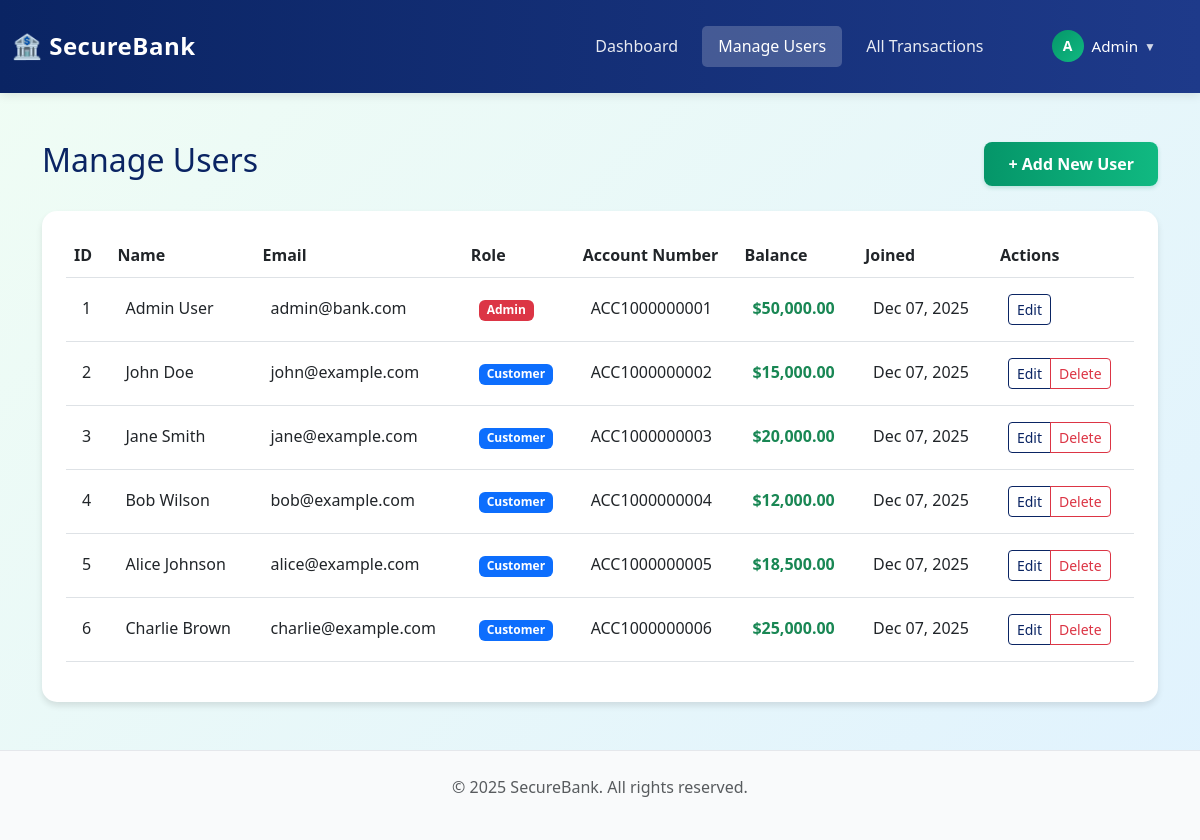
/admin/manage_users.php (signed in), run on the app's committed database.
### tables this page shows
CREATE TABLE accounts (
    account_id INT AUTO_INCREMENT PRIMARY KEY,
    user_id INT NOT NULL,
    account_number VARCHAR(20) UNIQUE NOT NULL,
    current_balance DECIMAL(15, 2) DEFAULT 10000.00,
    created_at TIMESTAMP DEFAULT CURRENT_TIMESTAMP,
    updated_at TIMESTAMP DEFAULT CURRENT_TIMESTAMP ON UPDATE CURRENT_TIMESTAMP,
    FOREIGN KEY (user_id) REFERENCES users(user_id) ON DELETE CASCADE,
    INDEX idx_user_id (user_id),
    INDEX idx_account_number (account_number)
);

CREATE TABLE users (
    user_id INT AUTO_INCREMENT PRIMARY KEY,
    name VARCHAR(100) NOT NULL,
    email VARCHAR(100) UNIQUE NOT NULL,
    password_hash VARCHAR(255) NOT NULL,
    role ENUM('Admin', 'Customer') DEFAULT 'Customer',
    created_at TIMESTAMP DEFAULT CURRENT_TIMESTAMP,
    updated_at TIMESTAMP DEFAULT CURRENT_TIMESTAMP ON UPDATE CURRENT_TIMESTAMP,
    INDEX idx_email (email),
    INDEX idx_role (role)
);

### admin/manage_users.php (the view, shortened to what this page needs)
<?php
$conn = getDBConnection();
$firstName = explode(' ', $_SESSION['name'])[0];
$users = $conn->query("
    SELECT u.*, a.account_number, a.current_balance
    FROM users u
    LEFT JOIN accounts a ON u.user_id = a.user_id
    ORDER BY u.created_at DESC
");
?>
<!DOCTYPE html>
<html lang="en">
<head>
    <link href="https://cdn.jsdelivr.net/npm/bootstrap@5.3.0/dist/css/bootstrap.min.css" rel="stylesheet">
    <link rel="stylesheet" href="../assets/css/custom.css">
</head>
<body>
    <nav class="navbar navbar-expand-lg navbar-dark navbar-custom">
        <div class="container-fluid">
            <a class="navbar-brand fw-bold" href="dashboard.php">🏦 SecureBank</a>
            <div class="collapse navbar-collapse" id="navbarNav">
                <ul class="navbar-nav ms-auto align-items-center">
                    <li class="nav-item">
                        <a class="nav-link" href="dashboard.php">Dashboard</a>
                    </li>
                    <li class="nav-item">
                        <a class="nav-link active" href="manage_users.php">Manage Users</a>
                    </li>
                    <li class="nav-item">
                        <a class="nav-link" href="view_transactions.php">All Transactions</a>
                    </li>
                    <li class="nav-item dropdown user-profile-menu ms-3">
                        <a class="nav-link dropdown-toggle p-0" href="#" id="userDropdown" role="button"
                           data-bs-toggle="dropdown" aria-expanded="false" style="text-decoration: none;">
                            <span class="user-display">
                                <span class="user-avatar"><?php echo strtoupper(substr($firstName, 0, 1)); ?></span>
                                <span><?php echo htmlspecialchars($firstName); ?></span>
                                <span class="dropdown-arrow">▼</span>
                            </span>
                        </a>
                    </li>
                </ul>
            </div>
        </div>
    </nav>
    <div class="container mt-5">
        <div class="d-flex justify-content-between align-items-center mb-4">
            <h2 style="color: var(--primary-blue);">Manage Users</h2>
            <a href="create_user.php" class="btn btn-primary-custom">
                + Add New User
            </a>
        </div>
        <div class="card card-custom">
            <div class="card-body">
                <div class="table-responsive">
                    <table class="table table-hover">
                        <thead class="table-custom">
                            <tr>
                                <th>ID</th>
                                <th>Name</th>
                                <th>Email</th>
                                <th>Role</th>
                                <th>Account Number</th>
                                <th>Balance</th>
                                <th>Joined</th>
                                <th>Actions</th>
                            </tr>
                        </thead>
                        <tbody>
                            <?php while ($user = $users->fetch_assoc()): ?>
                                <tr>
                                    <td><?php echo $user['user_id']; ?></td>
                                    <td><?php echo htmlspecialchars($user['name']); ?></td>
                                    <td><?php echo htmlspecialchars($user['email']); ?></td>
                                    <td>
                                        <span class="badge <?php echo $user['role'] === 'Admin' ? 'bg-danger' : 'bg-primary'; ?>">
                                            <?php echo $user['role']; ?>
                                        </span>
                                    </td>
                                    <td><?php echo htmlspecialchars($user['account_number'] ?? 'N/A'); ?></td>
                                    <td class="text-success fw-bold">
                                        $<?php echo number_format($user['current_balance'] ?? 0, 2); ?>
                                    </td>
                                    <td><?php echo date('M d, Y', strtotime($user['created_at'])); ?></td>
                                    <td>
                                        <div class="btn-group btn-group-sm" role="group">
                                            <a href="edit_user.php?id=<?php echo $user['user_id']; ?>"
                                               class="btn btn-outline-primary">Edit</a>
                                            <?php if ($user['user_id'] != $_SESSION['user_id']): ?>
                                                <button type="button"
                                                        class="btn btn-outline-danger"
                                                        onclick="confirmDelete(<?php echo $user['user_id']; ?>, '<?php echo htmlspecialchars($user['name']); ?>')">
                                                    Delete
                                                </button>
                                            <?php endif; ?>
                                        </div>
                                    </td>
                                </tr>
                            <?php endwhile; ?>
                        </tbody>
                    </table>
                </div>
            </div>
        </div>
    </div>
    <footer class="mt-5 py-4 text-center text-muted">
        <p>&copy; 2025 SecureBank. All rights reserved.</p>
    </footer>
</body>
</html>

### assets/css/custom.css (style rules this page uses)
:root { --primary-blue: #0a2463; --secondary-blue: #1e3a8a; --primary-green: #059669; --secondary-green: #10b981; --light-bg: #f0fdf4; --dark-text: #1f2937; --light-text: #6b7280; --success-color: #059669; --danger-color: #dc2626; --warning-color: #f59e0b; --info-color: #0284c7; }
* { margin: 0; padding: 0; box-sizing: border-box; }
body { font-family: 'Segoe UI', Tahoma, Geneva, Verdana, sans-serif; background: linear-gradient(135deg, var(--light-bg) 0%, #e0f2fe 100%); min-height: 100vh; color: var(--dark-text); line-height: 1.6; }
.navbar-custom { background: linear-gradient(90deg, var(--primary-blue) 0%, var(--secondary-blue) 100%); box-shadow: 0 2px 10px rgba(0, 0, 0, 0.1); padding: 1rem 0; }
.navbar-brand { font-size: 1.5rem; font-weight: 700; color: white !important; letter-spacing: 0.5px; }
.navbar-custom .nav-link { color: rgba(255, 255, 255, 0.9) !important; font-weight: 500; padding: 0.5rem 1rem !important; transition: all 0.3s ease; border-radius: 5px; margin: 0 0.25rem; }
.navbar-custom .nav-link.active { color: white !important; background: rgba(255, 255, 255, 0.2); }
.btn-primary-custom { background: linear-gradient(90deg, var(--primary-green) 0%, var(--secondary-green) 100%); border: none; color: white; font-weight: 600; padding: 0.625rem 1.5rem; border-radius: 8px; transition: all 0.3s ease; box-shadow: 0 2px 4px rgba(5, 150, 105, 0.2); }
.btn-outline-primary { border-color: var(--primary-blue); color: var(--primary-blue); }
.card-custom { border: none; border-radius: 15px; box-shadow: 0 4px 6px rgba(0, 0, 0, 0.1); transition: all 0.3s ease; background: white; overflow: hidden; }
.card-body { padding: 1.5rem; }
.table-hover tbody tr { transition: all 0.2s ease; }
.table td { vertical-align: middle; padding: 1rem; }
footer { background-color: #f9fafb; border-top: 1px solid #e5e7eb; margin-top: auto; }
.card-custom { animation: fadeIn 0.5s ease-out; }

### admin/manage_users.php (style rules this page uses)
.user-profile-menu { position: relative; }
.user-avatar { width: 32px; height: 32px; border-radius: 50%; background: linear-gradient(135deg, #059669, #10b981); color: white; display: inline-flex; align-items: center; justify-content: center; font-weight: 600; font-size: 14px; margin-right: 8px; }
.user-display { color: white; font-weight: 500; font-size: 0.95rem; cursor: pointer; padding: 0.4rem 0.75rem; border-radius: 8px; transition: background 0.3s ease; display: inline-flex; align-items: center; }
.navbar .dropdown-toggle::after { display: none; }
.dropdown-arrow { margin-left: 6px; font-size: 0.75rem; opacity: 0.8; }

### data on the page
accounts: user.user_id "1", user.name "Admin User", user.email "admin@bank.com", user.role "Admin", account_number "ACC1000000001", current_balance "50,000.00", user.created_at "Dec 07, 2025"
accounts: user.user_id "2", user.name "John Doe", user.email "john@example.com", user.role "Customer", account_number "ACC1000000002", current_balance "15,000.00", user.created_at "Dec 07, 2025"
accounts: user.user_id "3", user.name "Jane Smith", user.email "jane@example.com", user.role "Customer", account_number "ACC1000000003", current_balance "20,000.00", user.created_at "Dec 07, 2025"
accounts: user.user_id "4", user.name "Bob Wilson", user.email "bob@example.com", user.role "Customer", account_number "ACC1000000004", current_balance "12,000.00", user.created_at "Dec 07, 2025"
accounts: user.user_id "5", user.name "Alice Johnson", user.email "alice@example.com", user.role "Customer", account_number "ACC1000000005", current_balance "18,500.00", user.created_at "Dec 07, 2025"
accounts: user.user_id "6", user.name "Charlie Brown", user.email "charlie@example.com", user.role "Customer", account_number "ACC1000000006", current_balance "25,000.00", user.created_at "Dec 07, 2025"

### other printed values
substr($firstName, 0, 1) "A"
$firstName "Admin"
